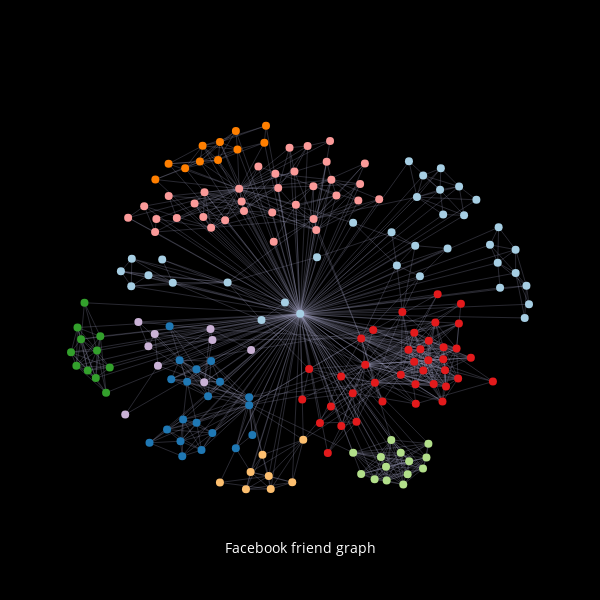

Notebook code cell kept with this figure:
### Markdown cell above
## Configure the plot and call Plotly

### Code cell
width=600
height=600
axis=dict(showline=False, # hide axis line, grid, ticklabels and  title
          zeroline=False,
          showgrid=False,
          showticklabels=False,
          title='' 
          )
layout=Layout(title= '',
          
    font= Font(),
    showlegend=False,
    autosize=False,
    width=width,
    height=height,
    xaxis=dict(
        title='Facebook friend graph',
        titlefont=dict(
        size=14,
        color='#fff'),
        showgrid=False,
        
        showline=False,
        showticklabels=False,
        zeroline=False
    ),
    yaxis=YAxis(axis),
    margin=Margin(
        l=40,
        r=40,
        b=85,
        t=100,
        pad=0,
       
    ),
    hovermode='closest',
    paper_bgcolor='rgba(0,0,0,1)',
    plot_bgcolor='rgba(0,0,0,1)'
    )


data=Data([trace1, trace2])

fig = Figure(data=data, layout=layout)
py.iplot(fig, image='png')

### Figure 1 — Plotly figure (JSON) as saved in the notebook; plotly's stock layout.template omitted (floating-point values rounded to 4 significant figures; data arrays with more than 128 entries replaced by an {"elided": "..."} marker saying what was removed)
{"data": [{"hoverinfo": "none", "line": {"color": "#a3a3c2", "width": 0.25}, "mode": "lines", "type": "scatter", "uid": "bda17845-e070-4a8f-95e1-d2ed0a64913c", "x": {"elided": "2730 float values"}, "y": {"elided": "2730 float values"}}, {"hoverinfo": "text", "marker": {"color": {"elided": "181 str values"}, "colorscale": "Greens", "line": {"width": 0}, "reversescale": true, "showscale": false, "size": 8}, "mode": "markers", "text": {"elided": "181 str values"}, "type": "scatter", "uid": "b13b5480-0d47-4775-8437-e0e6e61994df", "x": {"elided": "181 float values"}, "y": {"elided": "181 float values"}}], "layout": {"autosize": false, "height": 600, "hovermode": "closest", "margin": {"b": 85, "l": 40, "pad": 0, "r": 40, "t": 100}, "paper_bgcolor": "rgba(0,0,0,1)", "plot_bgcolor": "rgba(0,0,0,1)", "showlegend": false, "title": {"text": ""}, "width": 600, "xaxis": {"showgrid": false, "showline": false, "showticklabels": false, "title": {"font": {"color": "#fff", "size": 14}, "text": "Facebook friend graph"}, "zeroline": false}, "yaxis": {"showgrid": false, "showline": false, "showticklabels": false, "title": {"text": ""}, "zeroline": false}}}
